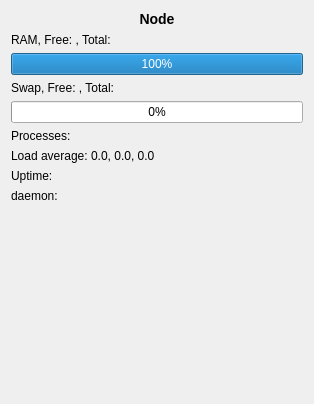
          <widget class="QWidget" name="scrollAreaWidgetContents">
           <property name="geometry">
            <rect>
             <x>0</x>
             <y>0</y>
             <width>314</width>
             <height>404</height>
            </rect>
           </property>
           <layout class="QGridLayout" name="gridLayout_5">
            <item row="0" column="0">
             <widget class="QLabel" name="labelNodeName">
              <property name="text">
               <string>&lt;h3&gt;Node&lt;/h3&gt;</string>
              </property>
              <property name="alignment">
               <set>Qt::AlignCenter</set>
              </property>
             </widget>
            </item>
            <item row="1" column="0">
             <widget class="QLabel" name="labelNodeRAM">
              <property name="sizePolicy">
               <sizepolicy hsizetype="Preferred" vsizetype="Maximum">
                <horstretch>0</horstretch>
                <verstretch>0</verstretch>
               </sizepolicy>
              </property>
              <property name="text">
               <string>RAM, Free: , Total: </string>
              </property>
             </widget>
            </item>
            <item row="2" column="0">
             <widget class="QProgressBar" name="nodeRAMProgress">
              <property name="sizePolicy">
               <sizepolicy hsizetype="Preferred" vsizetype="Maximum">
                <horstretch>0</horstretch>
                <verstretch>0</verstretch>
               </sizepolicy>
              </property>
              <property name="maximum">
               <number>1</number>
              </property>
              <property name="value">
               <number>1</number>
              </property>
              <property name="format">
               <string>%p%</string>
              </property>
             </widget>
            </item>
            <item row="3" column="0">
             <widget class="QLabel" name="labelNodeSwap">
              <property name="text">
               <string>Swap, Free: , Total: </string>
              </property>
             </widget>
            </item>
            <item row="4" column="0">
             <widget class="QProgressBar" name="nodeSwapProgress">
              <property name="sizePolicy">
               <sizepolicy hsizetype="Expanding" vsizetype="Maximum">
                <horstretch>0</horstretch>
                <verstretch>0</verstretch>
               </sizepolicy>
              </property>
              <property name="value">
               <number>0</number>
              </property>
              <property name="format">
               <string>%p%</string>
              </property>
             </widget>
            </item>
            <item row="5" column="0">
             <widget class="QLabel" name="labelNodeProcs">
              <property name="sizePolicy">
               <sizepolicy hsizetype="Preferred" vsizetype="Maximum">
                <horstretch>0</horstretch>
                <verstretch>0</verstretch>
               </sizepolicy>
              </property>
              <property name="text">
               <string>Processes:</string>
              </property>
             </widget>
            </item>
            <item row="6" column="0">
             <widget class="QLabel" name="labelNodeLoadAvg">
              <property name="text">
               <string>Load average: 0.0, 0.0, 0.0</string>
              </property>
             </widget>
            </item>
            <item row="7" column="0">
             <widget class="QLabel" name="labelNodeUptime">
              <property name="text">
               <string>Uptime:</string>
              </property>
             </widget>
            </item>
            <item row="8" column="0">
             <widget class="QLabel" name="labelNodeDetails">
              <property name="sizePolicy">
               <sizepolicy hsizetype="Preferred" vsizetype="Maximum">
                <horstretch>0</horstretch>
                <verstretch>0</verstretch>
               </sizepolicy>
              </property>
              <property name="text">
               <string>daemon:</string>
              </property>
             </widget>
            </item>
            <item row="9" column="0">
             <spacer name="verticalSpacer">
              <property name="orientation">
               <enum>Qt::Vertical</enum>
              </property>
              <property name="sizeHint" stdset="0">
               <size>
                <width>17</width>
                <height>165</height>
               </size>
              </property>
             </spacer>
            </item>
           </layout>
          </widget>
